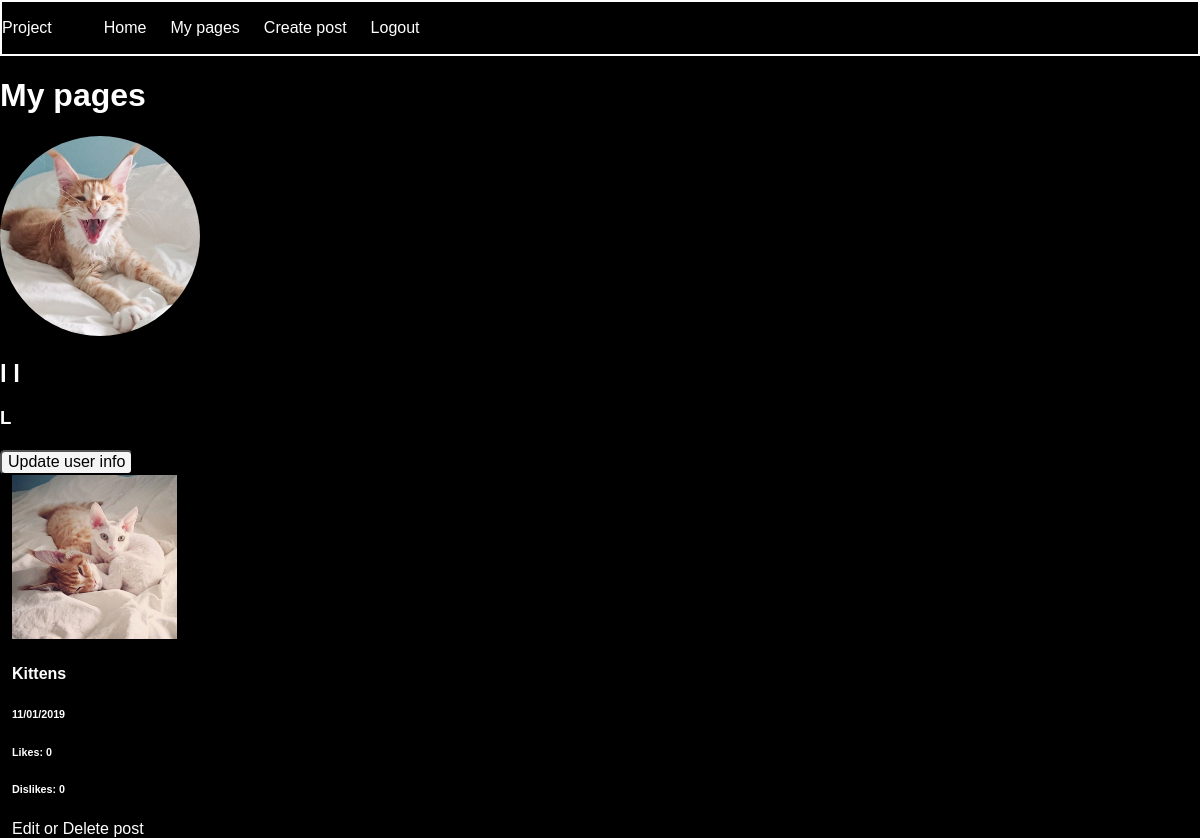
Before: /my-pages.php (signed in) with the older database file.
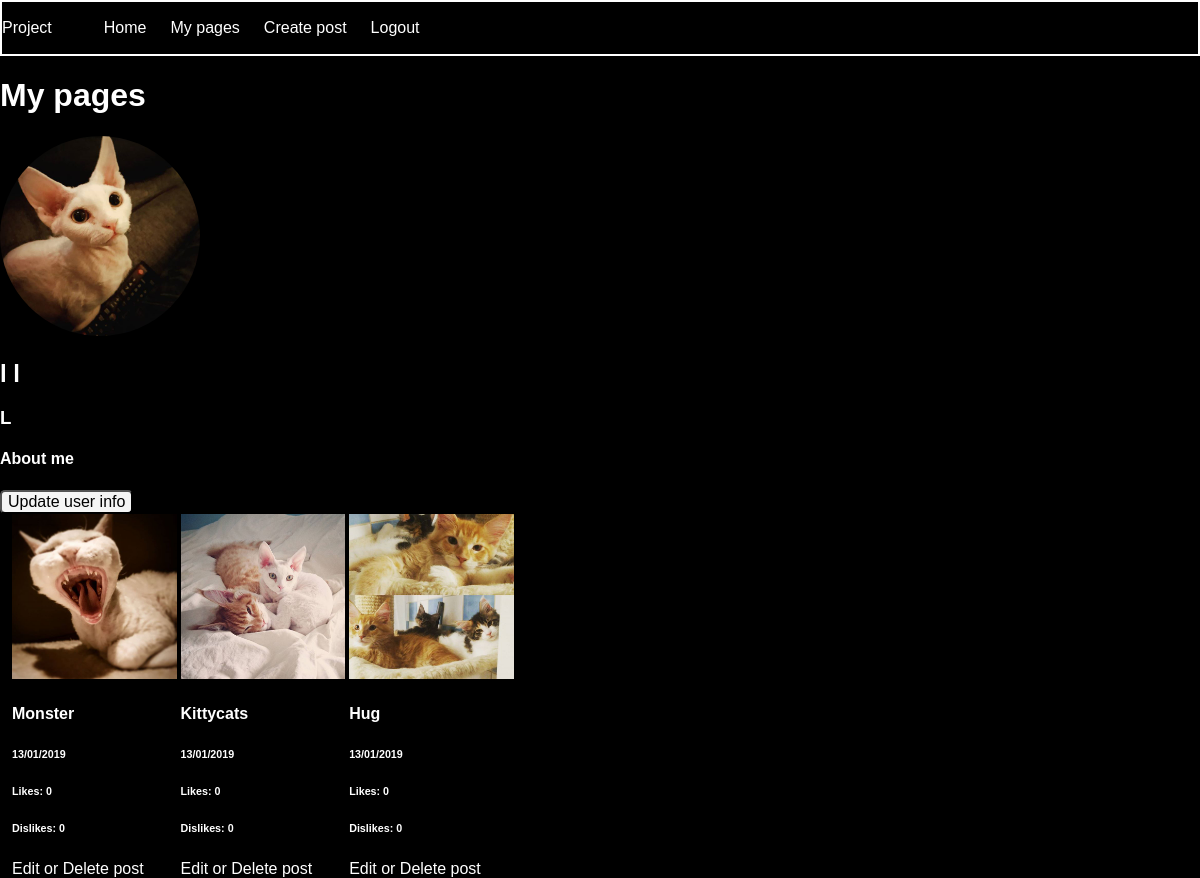
After: the same page with the newer database file.
### tables this page shows
CREATE TABLE "users" (
	`id`	INTEGER PRIMARY KEY AUTOINCREMENT,
	`name`	TEXT,
	`password`	TEXT,
	`email`	TEXT,
	`profile_image_url`	TEXT,
	`username`	TEXT,
	`bio`	TEXT
);

CREATE TABLE "posts" (
	`post_id`	INTEGER PRIMARY KEY AUTOINCREMENT,
	`description`	TEXT,
	`image_url`	TEXT,
	`user_id`	INTEGER,
	`date`	INTEGER
);

### app/database/database-functions.php (called while the page is built, shortened)
<?php
function connectToDB(){
    static $pdo;
    if ($pdo instanceof PDO) {
        return $pdo;
    }
    $config = require dirname(__DIR__).'/config.php';
    $pdo = new PDO($config['database_path']);
    return $pdo;
}
function getUser($userId){
    $pdo = connectToDB();
    $statement = $pdo->prepare('SELECT id, name, email, profile_image_url, username, bio FROM users WHERE id = :id');
    $statement->bindParam(':id', $userId, PDO::PARAM_INT);
    $statement->execute();
    $user = $statement->fetch(PDO::FETCH_ASSOC);
    return $user;
}
function getMyPosts($user){
    $pdo = connectToDB();
    $myPostsStatement = $pdo->prepare('SELECT * FROM posts WHERE user_id = :user ORDER BY date DESC');
    $myPostsStatement->bindParam(':user', $user, PDO::PARAM_INT);
    $myPostsStatement->execute();
    $myPosts = $myPostsStatement->fetchAll(PDO::FETCH_ASSOC);
    return $myPosts;
}

### app/autoload.php (called while the page is built, shortened)
<?php
require __DIR__.'/database/database-functions.php';
if (isset($_SESSION['user'])) {
    $loggedInUser = getUser($_SESSION['user']);
};

### my-pages.php (the view)
<?php
require __DIR__.'/views/header.php';
$myPosts = getMyPosts($loggedInUser['id']);
?>
<div>
    <div class="user-info">
        <h1>My pages</h1>
        <img class="profile-pic" src="<?= $loggedInUser['profile_image_url']?>" alt="profile-pic">
        <h2>
            <?= $loggedInUser['name']?>
        </h2>
        <h3>
            <?= $loggedInUser['username']?>
        </h3>
        <h4>
            <?= $loggedInUser['bio']?>
        </h4>
    </div>
    <button><a href="/update-user-page.php">Update user info</a></button>
    <div class="post-feed">
        <?php
        foreach ($myPosts as $myPost) : ?>
        <div class="post">
            <img class="post-image" src="<?= $myPost['image_url']?>" alt="image">
            <h4>
                <?= $myPost['description']?>
            </h4>
            <h6>
                <?=date('d/m/Y', $myPost['date'])?>
            </h6>
            <h6 class="likes">Likes: 0</h6>
            <h6 class="dislikes">Dislikes: 0</h6>
            <a href="<?= "/update-post-page.php?postId=".$myPost['post_id'];?>"> Edit or Delete post</a> </div> <?php
                endforeach ?>
        </div>
    </div>
    <?php require __DIR__.'/views/footer.php'; ?>

Changed rows visible on the page:
removed posts: image_url (picture), description "Kittens", date "11/01/2019"
changed users: profile_image_url: a different picture; bio (not shown) → "About me"
added posts: image_url (picture), description "Monster", date "13/01/2019"
added posts: image_url (picture), description "Kittycats", date "13/01/2019"
added posts: image_url (picture), description "Hug", date "13/01/2019"
